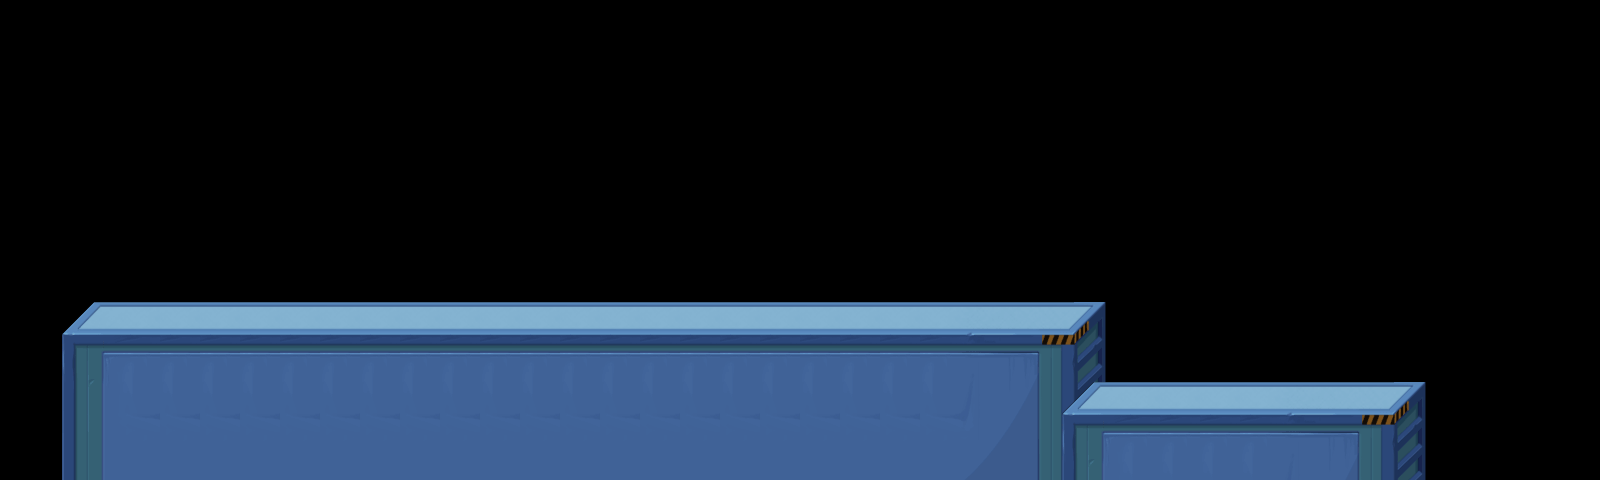

A 2D game scene composited from a Tiled map and its tileset images. What follows is a short description and the map's XML, with each tile layer's data collapsed to a summary:
An orthogonal 40x12 tile map with 40x40 px tiles, 2 tile layers (show2, show1) and 22 objects.

<map version="1.0" orientation="orthogonal" width="40" height="12" tilewidth="40" tileheight="40">
 <tileset firstgid="1" name="main" tilewidth="40" tileheight="40">
  <image source="main.png" width="280" height="240" />
 </tileset>
 <layer name="show2" width="40" height="12">
  <data>[480 cells, 135 non-empty, 35 distinct tile ids]</data>
 </layer>
 <layer name="show1" width="40" height="12">
  <data>[480 cells, 30 non-empty, 21 distinct tile ids]</data>
 </layer>
 <objectgroup name="collision" width="40" height="12">
  <object x="80" y="320" width="1000" height="160" />
  <object x="1080" y="400" width="320" height="80" />
 </objectgroup>
 <objectgroup name="items" width="40" height="12">
  <object x="280" y="240" />
  <object x="280" y="200" />
  <object x="280" y="160" />
  <object x="280" y="120" />
  <object x="320" y="120" />
  <object x="360" y="120" />
  <object x="400" y="120" />
  <object x="440" y="120" />
  <object x="480" y="120" />
  <object x="520" y="120" />
  <object x="560" y="120" />
  <object x="600" y="120" />
  <object x="440" y="160" />
  <object x="440" y="200" />
  <object x="440" y="240" />
  <object x="600" y="160" />
  <object x="600" y="200" />
  <object x="600" y="240" />
 </objectgroup>
 <objectgroup name="enemy" width="40" height="12">
  <object x="1280" y="160" />
 </objectgroup>
 <objectgroup name="up" width="40" height="12">
  <object x="640" y="240" />
 </objectgroup>
</map>
